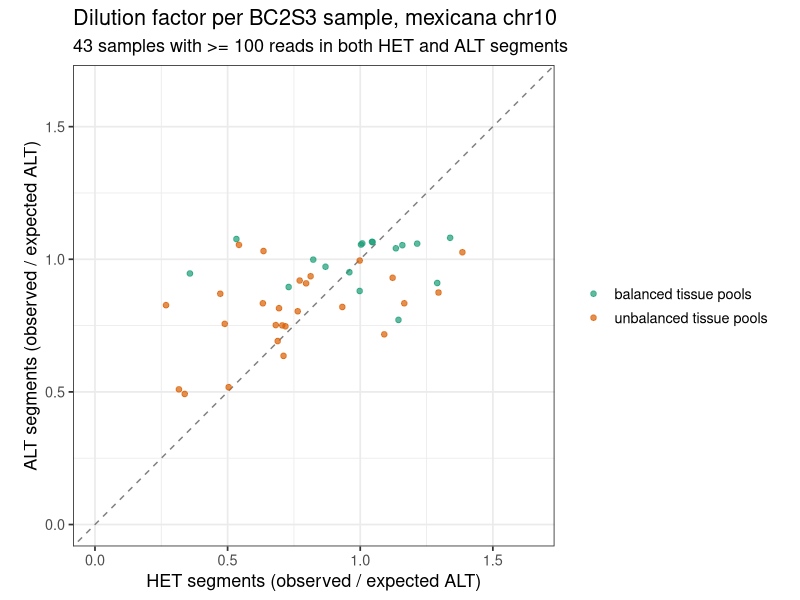

Here is the R script that generated this plot:
## ---- chunk 1
library(data.table)
library(ggplot2)
theme_set(theme_bw(base_size = 13))
dl <- fread("tissue_pool_dilution/dilution_factor_mex42.tsv")
dl[, family := fcase(status == "pass", "balanced", status == "fail", "unbalanced", default = "no tier-A sites")]
both <- dl[!is.na(f_het) & !is.na(f_alt) & family != "no tier-A sites"]
summ <- dl[family != "no tier-A sites", .(
  samples = .N, f_het = median(f_het, na.rm = TRUE), f_alt = median(f_alt, na.rm = TRUE),
  ref_bg = median(ref_bg, na.rm = TRUE)
), by = family]
corr <- both[, .(samples = .N, r = cor(f_het, f_alt)), by = family]
diag_cluster <- both[family == "unbalanced" & f_alt < 0.65 & abs(f_alt - f_het) < 0.2]
## ---- chunk 2
knitr::kable(summ,
  digits = c(0, 0, 2, 2, 1),
  col.names = c("families", "samples", "HET factor, median", "ALT factor, median", "REF background, median ALT %")
)
## ---- chunk 3
ggplot(both, aes(f_het, f_alt, colour = family)) +
  geom_abline(slope = 1, intercept = 0, linetype = "dashed", colour = "grey50") +
  geom_point(size = 1.6, alpha = 0.7) +
  scale_colour_manual(
    values = c(balanced = "#1b9e77", unbalanced = "#d95f02"),
    labels = c(balanced = "balanced tissue pools", unbalanced = "unbalanced tissue pools"), name = NULL
  ) +
  coord_equal(xlim = c(0, 1.65), ylim = c(0, 1.65)) +
  labs(
    title = "Dilution factor per BC2S3 sample, mexicana chr10",
    subtitle = sprintf("%d samples with >= 100 reads in both HET and ALT segments", nrow(both)),
    x = "HET segments (observed / expected ALT)", y = "ALT segments (observed / expected ALT)"
  )
